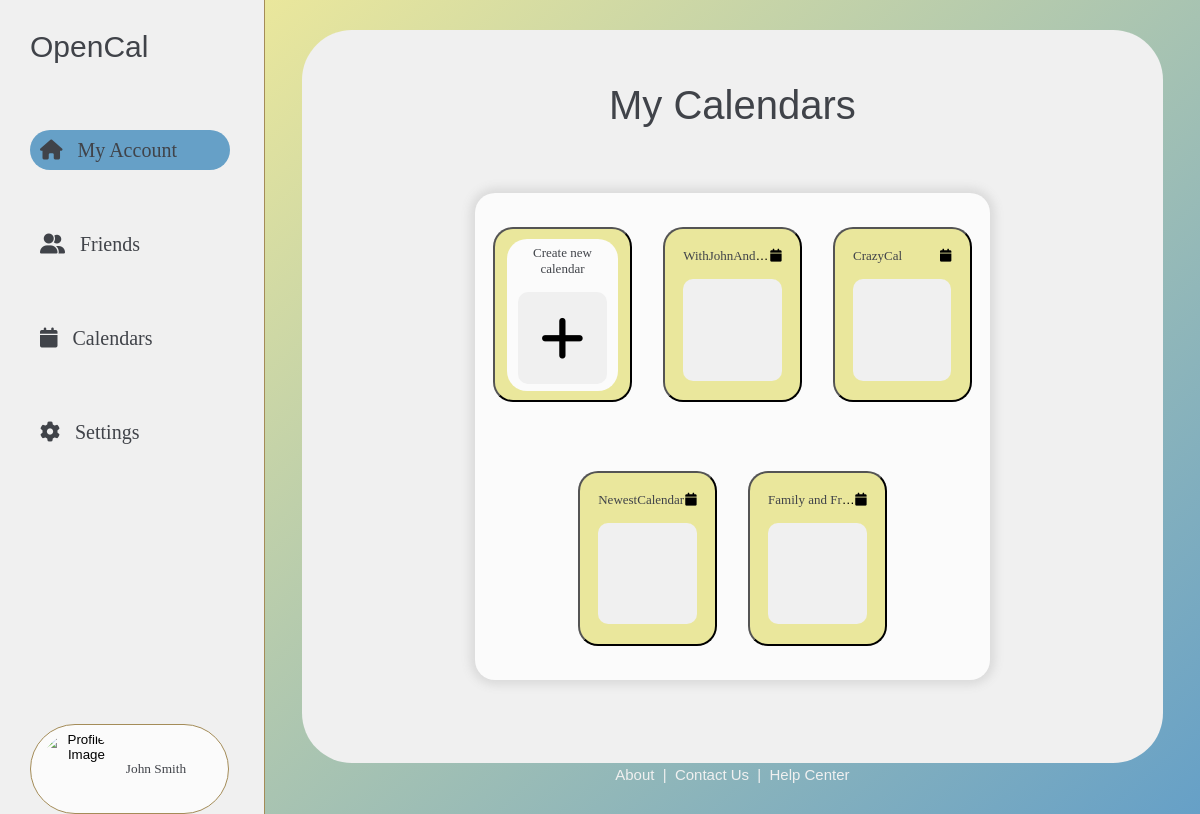
The app's page /mycalendars/ (signed in) with its own data.
### opencalapp/models.py (models this page shows, shortened)
class Account(AbstractUser):
    calendars = models.ManyToManyField('Calendar', related_name='users', blank=True)

class Calendar(models.Model):
    name = models.CharField(max_length=20, default='Calendar Name')
    owner = models.ForeignKey(Account, related_name='owned_calendars', on_delete=models.CASCADE, default=1)
    last_modified = models.DateTimeField(default=timezone.now)
    contributors = models.ManyToManyField('Account', related_name='active_calendars', blank=True)

### opencalapp/views.py (the view)
# urls.py: path('mycalendars/', views.create_calendar,name='mycalendars'),
@login_required
def create_calendar(request):
    if request.method == 'POST':
        form = NewCalendarForm(request.POST)
        if form.is_valid():
            new_calendar = form.save(commit=False)
            new_calendar.owner = request.user;
            new_calendar.save()
            form.save_m2m()
            contributors = form.cleaned_data.get('contributors')
            for contributor in contributors:
                contributor.calendars.add(new_calendar)
            request.user.calendars.add(new_calendar)
            return redirect('mycalendars')
    else:
        form = NewCalendarForm(user=request.user)
    return render(request, 'mycalendars.html', {'form': form})

### opencalapp/templates/mycalendars.html (shortened to what this page needs)
{% extends 'base.html' %}
{% block content %}
<div class="page-pane">
    <div class="page-pane-bubble">
        <div class="header-title">
            <b-text style="font-size: 40px;">My Calendars</b-text>
        </div>
        <div class="calendars-section">
            <div class="grid">
                <div class="grid-bubble">
                    <button class="grid-cell" onclick="createNewCal()">
                        <div class="cell-bubble">
                            <div class="cal-name-container" style="justify-content: center;">
                                <s-text>Create new calendar</s-text>
                            </div>
                            <div class="plus-icon">
                                <i class="fa-solid fa-plus"></i>
                            </div>
                        </div>
                    </button>
                    {% for calendar in user.calendars.all %}
                    <button class="grid-cell"
                    data-calendar-id="{{ calendar.id }}"
                    data-calendar-name="{{ calendar.name }}"
                    data-owner="{{ calendar.owner.first_name }} {{ calendar.owner.last_name }}"
                    data-last-modified="{{ calendar.last_modified }}"
                    data-contributors="{% for contributor in calendar.contributors.all %}{{ contributor.first_name }} {{ contributor.last_name }}{% if not forloop.last %}, {% endif %}{% endfor %}"
                    onclick="displayCalInfo(this)">
                        <div class="cal-name-container">
                            <div class="left-cal-name">
                                <s-text>{{calendar.name}}</s-text>
                            </div>
                            <div>
                                <i class="fas fa-calendar"></i>
                            </div>
                        </div>
                        <div class="cal-prev">
                        </div>
                    </button>
                    {% endfor %}
                </div>
            </div>
        </div>
    </div>
    {% include 'footer.html' %}
</div>
{% endblock %}

### opencalapp/templates/base.html (shortened to what this page needs)
{% load static %}
<!DOCTYPE html>
<html>
    <head>
        <link rel="stylesheet" href="{% static 'css/mycalendarsstyle.css' %}">
        <link rel="stylesheet" href="{% static 'css/navpanestyle.css' %}">
        <link rel="stylesheet" href="{% static 'css/subpagestyle.css' %}">
        <link rel="stylesheet" href="{% static 'css/globalstyle.css' %}">
        <link rel="stylesheet" href="{% static 'css/friendsstyle.css' %}">
        <link rel="stylesheet" href="{% static 'css/opencalendarstyle.css' %}">
    </head>
    <body>
        <div class="page-container" style="display: flex; justify-content: flex-start">
            <div class="nav-pane">
                <p style="font-family:Verdana, sans-serif; font-size: 30px; color:rgb(64, 67, 73)">OpenCal</p>
                <br><br>
                <div class="nav-options">
                    <a class="nav-button" style="font-size: 20px" href="{% url 'account' %}" id="account-link-id">
                        <i class="fas fa-house"></i>
                        &ensp;
                        My Account
                    </a>
                    <br><br><br>
                    <a class="nav-button" style="font-size: 20px" href="{% url 'friends' %}" id="friends-link-id">
                        <i class="fas fa-user-group"></i>
                        &ensp;
                        Friends
                    </a>
                    <br><br><br>
                    <a class="nav-button" style="font-size: 20px" href="{% url 'mycalendars' %}" id="calendars-link-id">
                        <i class="fas fa-calendar"></i>
                        &ensp;
                        Calendars
                    </a>
                    <br><br><br>
                    <a class="nav-button" style="font-size: 20px" href="{% url 'settings' %}" id="settings-link-id">
                        <i class="fas fa-gear"></i>
                        &ensp;
                        Settings
                    </a>
                </div>
                <div class="all-profile">
                    <br>
                    <button class="profile-container" onclick="toggleVisibility()">
                        <img src="{% static 'images/IMG_7987.png' %}" alt="Profile Image" class="profile-img">
                        <s-text style="text-transform: capitalize;">{{ user.get_full_name }}</s-text>
                    </button>
                </div>
            </div>
            <div class="main-content" style="width:100%; height:100%; flex-grow:1;">
                {% block content %}
                {% endblock %}
            </div>
        </div>
    </body>
</html>

### opencalapp/static/css/mycalendarsstyle.css (style rules this page uses)
body { background-color: rgb(102, 160, 199); height: 100%; width: 100%; margin: 0; }
.header-title { display: flex; justify-content: center; align-items: center; height: 150px; width: 100%; }
.calendars-section { display: flex; justify-content: center; align-items: center; width: 90%; height: 70%; }
.grid { display: flex; justify-content: center; align-items: center; width: 70%; height: 100%; }
.grid-bubble { display: flex; flex-wrap: wrap; justify-content: center; align-items: center; background-color: rgb(251, 251, 251); height: 95%; width: 95%; border-radius: 20px; overflow-y: scroll; box-shadow: 0 0 10px 5px rgb(218, 218, 218); }
.grid-cell { height:175px; width: 27%; background-color:rgb(234, 231, 156); margin: 3%; display: flex; align-items: center; justify-content: center; flex-direction: column; border-radius: 20px; }
.cal-prev { height: 60%; width: 80%; background-color: rgb(240, 240, 240); display: flex; align-items: center; justify-content: center; border-radius: 10px; }
.cal-name-container { font-size: 13px; width: 80%; margin-bottom: 15px; display: flex; justify-content: space-between; }
.left-cal-name { white-space: nowrap; overflow: hidden; text-overflow: ellipsis; }
.cell-bubble { width: 90%; height: 90%; display: flex; align-items: center; justify-content: center; background-color: rgb(251,251,251); border-radius: 20px; flex-direction: column; }
.plus-icon { height: 60%; width: 80%; background-color: rgb(240,240,240); display: flex; align-items: center; justify-content: center; border-radius: 10px; font-size: 50px; }

### opencalapp/static/css/navpanestyle.css (style rules this page uses)
.nav-pane { height:100%; width:300px; display: flex; justify-content: flex-start; align-items: flex-start; background-color: rgb(240,240,240); flex-direction: column; padding-left: 30px; border-right: 1px solid rgb(164, 140, 88); }
.nav-options { display: flex; flex-direction: column; justify-content: center; align-items: flex-start; }
.nav-button { border: none; color: rgb(64, 67, 73); font-family: Georgia, serif; width: 200px; height: 40px; display: flex; align-items: center; border-radius: 20px; text-decoration: none; }
.all-profile { display: flex; align-items: center; width: 85%; height: 250px; flex-direction: column; margin-top: 220px; }
.profile-container { height: 90px; width: 100%; border-radius: 100px; padding: 0; background-color: rgb(251, 251, 251); border: 1px solid rgb(164, 140, 88); display: flex; justify-content: flex-start; align-items: center; }
.profile-img { height: 85%; aspect-ratio: 1.0; border-radius: 100px; margin-left: 10px; margin-right: 10px; object-fit: cover; }
.nav-button.active { background-color: rgb(102, 160, 199); }

### opencalapp/static/css/subpagestyle.css (style rules this page uses)
.page-container { height:100%; width:100%; display: flex; justify-content: center; align-items: center; }
.page-pane { height:100%; width:100%; display: flex; justify-content: space-between; align-items: center; background-color: rgb(251, 251, 251); background-image: linear-gradient(to bottom right, rgb(234, 231, 156), rgb(102, 160, 199)); flex-direction: column; }
.page-pane-bubble { display: flex; align-items: center; justify-content: flex-start; width: 92%; height: 90%; flex-direction: column; background-color: rgb(240,240,240); border-radius: 50px; margin-top: 30px; }

### opencalapp/static/css/globalstyle.css (style rules this page uses)
html { height: 100%; }
s-text { color: rgb(64, 67, 73); font-family: Georgia, serif; }
b-text { color: rgb(64, 67, 73); font-family: Verdana, sans-serif; }
button { transition-duration: 0.4s; cursor: pointer; }

### opencalapp/static/css/friendsstyle.css (style rules this page uses)
.header-title { display: flex; justify-content: center; align-items: center; height: 150px; width: 100%; }

### records on screen
Account: get_full_name "John Smith"
Calendar: name "WithJohnAnd…"
Calendar: name "CrazyCal"
Calendar: name "NewestCalendar"
Calendar: name "Family and Fr…"
